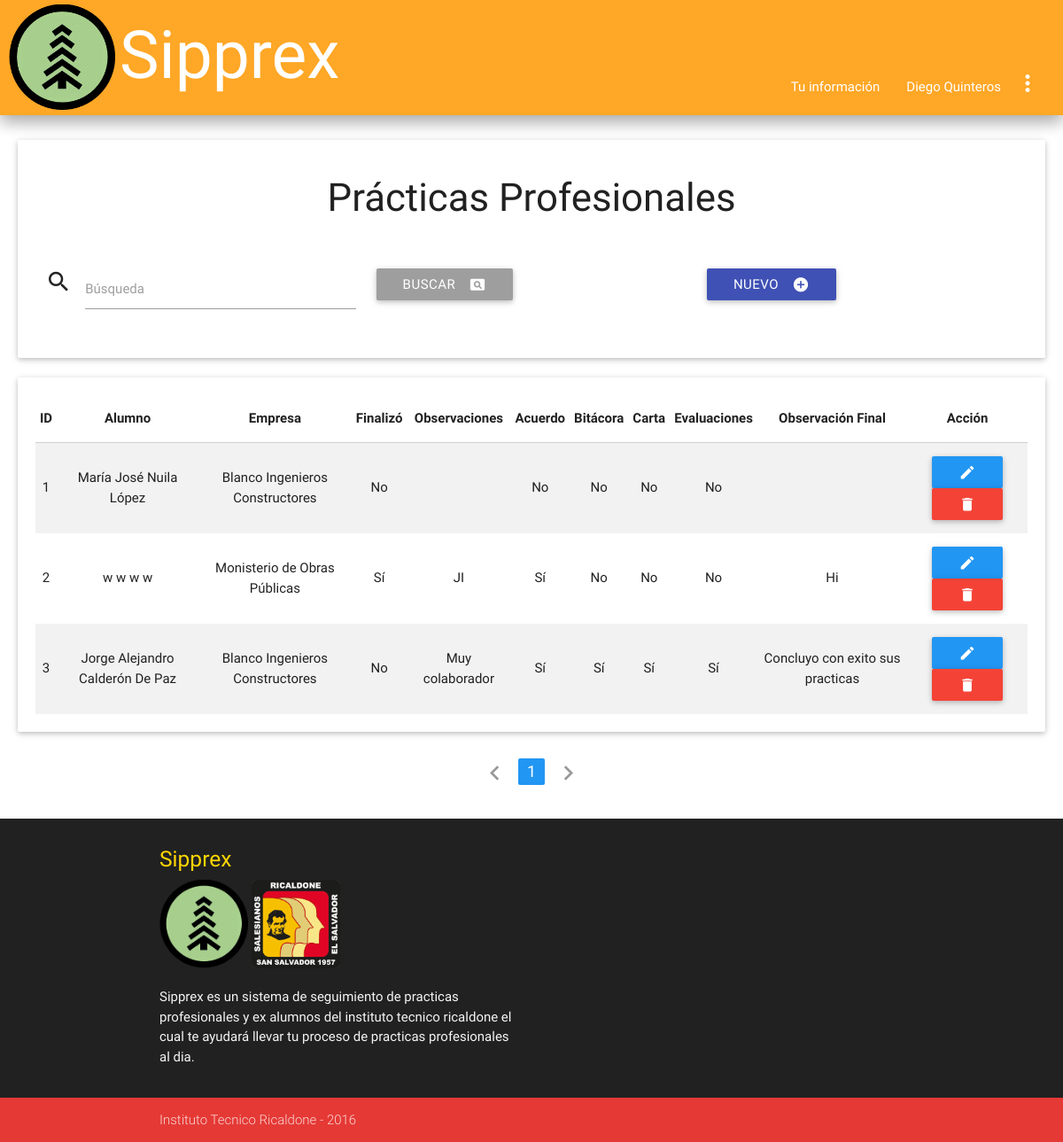
The app's page /admin/registrospp_index.php (signed in) with its own data.
### tables this page shows
CREATE TABLE `registrospp` (
  `id_registropp` int(11) NOT NULL,
  `alumno` int(11) NOT NULL,
  `empresa` int(11) NOT NULL,
  `finalizo` tinyint(1) NOT NULL,
  `observaciones` varchar(200) NOT NULL,
  `acuerdo` tinyint(1) NOT NULL,
  `bitacora` tinyint(1) NOT NULL,
  `carta` tinyint(1) NOT NULL,
  `evaluaciones` tinyint(1) NOT NULL,
  `observacion_final` varchar(200) NOT NULL
);

CREATE TABLE `alumnos` (
  `carnet` int(8) NOT NULL,
  `contraseña` varchar(100) NOT NULL,
  `nie` int(7) DEFAULT NULL,
  `nombre1` varchar(9) DEFAULT NULL,
  `nombre2` varchar(10) DEFAULT NULL,
  `apellido1` varchar(11) DEFAULT NULL,
  `apellido2` varchar(11) DEFAULT NULL,
  `grado` int(2) DEFAULT NULL,
  `especialidad` int(2) DEFAULT NULL,
  `grupo_Tecnic` int(2) DEFAULT NULL,
  `secc` int(2) DEFAULT NULL,
  `grupo_academ` int(2) DEFAULT NULL,
  `inscrito` varchar(9) DEFAULT NULL,
  `pregunta` varchar(50) NOT NULL,
  `respuesta` varchar(25) NOT NULL
);

CREATE TABLE `empresas` (
  `id_empresa` int(11) NOT NULL,
  `nombre_empresa` varchar(83) DEFAULT NULL,
  `rubro` varchar(73) DEFAULT NULL,
  `direccion` varchar(158) DEFAULT NULL,
  `telefono` int(9) DEFAULT NULL,
  `contacto` varchar(50) DEFAULT NULL,
  `correo` varchar(49) DEFAULT NULL,
  `codigo_empresa` varchar(50) DEFAULT NULL,
  `contraseña_empre` varchar(100) DEFAULT NULL
);

### bibliotecas/conexion.php (called while the page is built, shortened)
<?php
class Database
{
    private static $connection;
    private static function connect()
    {
        $server = 'localhost';
        $database = 'ssppea';
        $username = 'admin_sipprex';
        $password = 'sipprexricaldone';
        $options = array(PDO::MYSQL_ATTR_INIT_COMMAND => "set names utf8");
        self::$connection = null;
        try
        {
            self::$connection = new PDO("mysql:host=".$server."; dbname=".$database, $username, $password, $options);
            self::$connection->setAttribute(PDO::ATTR_ERRMODE, PDO::ERRMODE_EXCEPTION);
        }
        catch(PDOException $exception)
        {
            die($exception->getMessage());
        }
    }
    private static function desconnect()
    {
        self::$connection = null;
    }
    public static function getRow($query, $values)
    {
        $statement = self::$connection->prepare($query);
        $statement->execute($values);
        return $statement->fetch(PDO::FETCH_BOTH);
    }
    public static function getRows($query, $values)
    {
        $statement = self::$connection->prepare($query);
        $statement->execute($values);
        return $statement->fetchAll(PDO::FETCH_BOTH);
    }
}
?>

### admin/registrospp_index.php (the view, shortened to what this page needs)
<?php
require("../bibliotecas/conexion.php");
?>
<!DOCTYPE html>
<html lang="es">
	<head>
		<?php include '../inc/styles.php'; ?>
	</head>
	<body>
		<?php include('../inc/nav.php'); ?>
		<div class="card-panel paneles">
			<div class="titulo">
				<h3>Prácticas Profesionales</h3>
			</div>
			<br>
			<form method='post' autocomplete="off" class='row'>
				<div class='input-field col s6 m4'>
					<i class='material-icons prefix'>search</i>
					<input id='buscar' type='text' name='buscar' class='validate'/>
					<label for='buscar' class='active'>Búsqueda</label>
				</div>
				<div class='input-field col s6 m4'>
					<button type='submit' class='btn grey left'><i class='material-icons right'>pageview</i>Buscar</button>
				</div>
				<div class='input-field col s12 m4'>
					<a href='registrospp_save.php' class='btn indigo'><i class='material-icons right'>add_circle</i>Nuevo</a>
				</div>
			</form>
		</div>
		<?php
		$page = null;
		if($page == null) {
			$page = 1;
		}
		if($page == "" || $page == "1")
		{
			$page1 = 0;
		}
		else {
			$page1 = ($page*20)-20;
		}
		if(!empty($_POST))
		{
			$search = strip_tags(trim(base64_decode($_POST['buscar'])));
			$sql = "SELECT * FROM registrospp, alumnos, empresas WHERE registrospp.alumno = alumnos.carnet AND registrospp.empresa = empresas.id_empresa AND apellido1 LIKE ? ORDER BY id_registropp LIMIT $page1,20";
			$params = array("%$search%");
		}
		else
		{
			$sql = "SELECT * FROM registrospp, alumnos, empresas WHERE registrospp.alumno = alumnos.carnet AND registrospp.empresa = empresas.id_empresa ORDER BY id_registropp LIMIT $page1,20";
			$params = null;
		}
		$data = Database::getRows($sql, $params);
		if($data != null)
		{
			$tabla = 	"<div class='card-panel paneles'>
							<table class='centered striped responsive-table'>
								<thead>
									<tr>
										<th>ID</th>
										<th>Alumno</th>
										<th>Empresa</th>
										<th>Finalizó</th>
										<th>Observaciones</th>
										<th>Acuerdo</th>
										<th>Bitácora</th>
										<th>Carta</th>
										<th>Evaluaciones</th>
										<th>Observación Final</th>
										<th>Acción</th>
									</tr>
								</thead>
								<tbody>";
				foreach($data as $row)
				{
					$tabla .= 	"<tr>
									<td>".htmlspecialchars($row['id_registropp'])."</td>
									<td>".htmlspecialchars($row['nombre1']).""." "."".htmlspecialchars($row['nombre2']).""." "."".htmlspecialchars($row['apellido1']).""." "."".htmlspecialchars($row['apellido2'])."</td>
									<td>$row[nombre_empresa]</td>";
					if($row['finalizo']==1){
						$tabla .= "<td>Sí</td>";
					}
					else{
						$tabla .= "<td>No</td>";
					}
					$tabla .= 		"<td>".htmlspecialchars($row['observaciones'])."</td>";
					if($row['acuerdo']==1){
						$tabla .= "<td>Sí</td>";
					}
					else{
						$tabla .= "<td>No</td>";
					}
					if($row['bitacora']==1){
						$tabla .= "<td>Sí</td>";
					}
					else{
						$tabla .= "<td>No</td>";
					}
					if($row['carta']==1){
						$tabla .= "<td>Sí</td>";
					}
					else{
						$tabla .= "<td>No</td>";
					}
					if($row['evaluaciones']==1){
						$tabla .= "<td>Sí</td>";
					}
					else{
						$tabla .= "<td>No</td>";
					}
					$tabla .=		"<td>".htmlspecialchars($row['observacion_final'])."</td>
									<td>
										<a href='registrospp_save.php?id=$row[id_registropp]' class='btn blue'><i class='material-icons'>edit</i></a>
										<a href='registrospp_delete.php?id=".base64_encode(htmlspecialchars($row['id_registropp']))."' class='btn red'><i class='material-icons'>delete</i></a>
									</td>
								</tr>";
				}
				$tabla .= "</tbody>
						</table>
					</div>";
			print($tabla);
		}
		else
		{
			print("<br><div class='card-panel paneles'><i class='material-icons left'>warning</i>No hay registros.</div>");
		}
	?>
	<ul class="pagination center-align">
	<?php
	$cons2 = ("SELECT COUNT(id_registropp) FROM registrospp");
            $parametros = null;
            $filas = Database::getRow($cons2, $parametros);
            $filas = $filas[0]/20;
            $filas = ceil($filas);
                if($page == 1)
                {
                    $pagi = "<li class='disabled'><a><i class='material-icons'>chevron_left</i></a></li>";
                }
                else {
                    $page2 = $page - 1;
                    $pagi = "<li class='waves-efect'><a href='registrospp_index.php?page=".base64_encode($page2)."'><i class='material-icons'>chevron_left</i></a></li>";
                }
                for($i = 1; $i<=$filas; $i++) {
                    if($page==$i)
                    {
                     $pagi .= "<li class='active blue'><a href='registrospp_index.php?page=".base64_encode($i)."'>$i</a></li>";
                    }
                    else{
                        $pagi .= "<li class='waves-effect'><a href='registrospp_index.php?page=".base64_encode($i)."'>$i</a></li>";
                    }
                }
                if($page == $filas)
                {
                    $pagi .= "<li class='disabled'><a><i class='material-icons'>chevron_right</i></a></li>";
                }
                else {
                    $page2 = $page + 1;
                    $pagi .= "<li class='waves-efect'><a href='registrospp_index.php?page=".base64_encode($page2)."'><i class='material-icons'>chevron_right</i></a></li>";
                }
                print($pagi);
	?>
	</ul>
	</body>
	<?php require("../inc/footer.php"); ?>
</html>

### css/dropdown-width.css (style rules this page uses)
body { display: flex; min-height: 100vh; flex-direction: column; }

### css/css.css (style rules this page uses)
.paneles { margin-left: 20px; margin-right: 20px; }
.titulo { text-align: center; }

### records on screen
registrospp: id_registropp "1", alumno.nombre1 "María", alumno.nombre2 "José", alumno.apellido1 "Nuila", alumno.apellido2 "López", empresa.nombre_empresa "Blanco Ingenieros Constructores", finalizo "No", acuerdo "No", bitacora "No", carta "No", evaluaciones "No"
registrospp: id_registropp "2", alumno.nombre1 "w", alumno.nombre2 "w", alumno.apellido1 "w", alumno.apellido2 "w", empresa.nombre_empresa "Monisterio de Obras Públicas", finalizo "Sí", observaciones "JI", acuerdo "Sí", bitacora "No", carta "No", evaluaciones "No", observacion_final "Hi"
registrospp: id_registropp "3", alumno.nombre1 "Jorge", alumno.nombre2 "Alejandro", alumno.apellido1 "Calderón", alumno.apellido2 "De Paz", empresa.nombre_empresa "Blanco Ingenieros Constructores", finalizo "No", observaciones "Muy colaborador", acuerdo "Sí", bitacora "Sí", carta "Sí", evaluaciones "Sí", observacion_final "Concluyo con exito sus practicas"

### other values on screen
$_SESSION[nombre_usuario] "Diego Quinteros"
